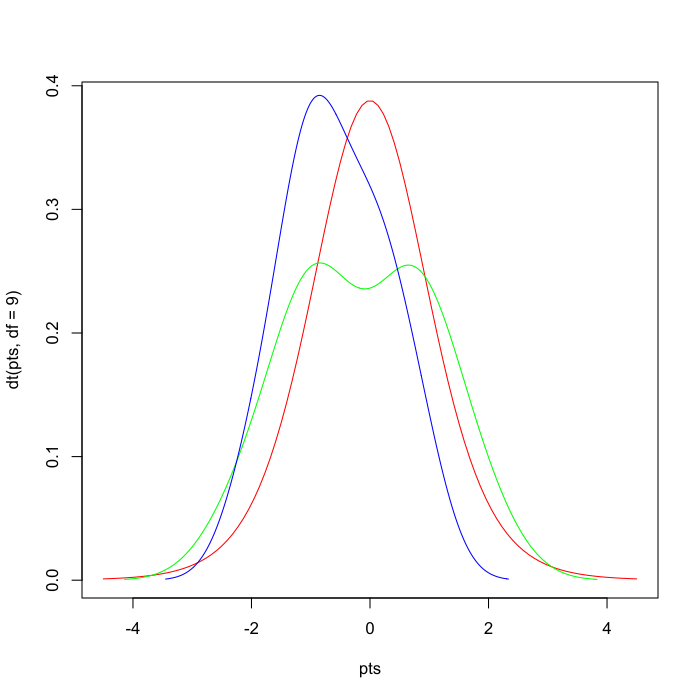

Source code (R):
•x = rnorm(10)
•y = rnorm(10)
•pts = seq(-4.5,4.5,length=100)
•plot(pts,dt(pts,df=9),col='red',type='l')
•lines(density(x), col='green')
•lines(density(y), col='blue')
•ttest = t.test(x,y)
